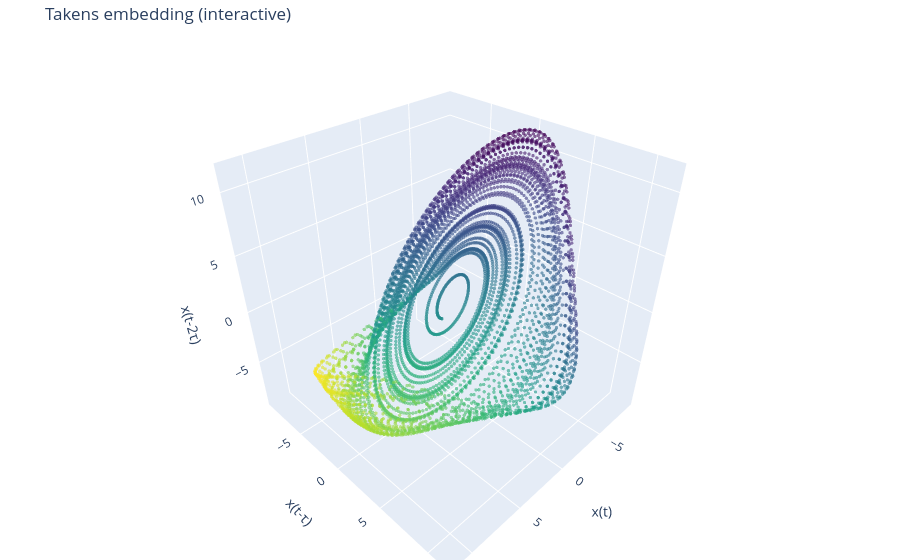

Notebook code for this chart:
### Code cell
plt.figure(figsize=(7,3))
plt.plot(sol.t, ts_ros, lw=0.8)
plt.xlabel("time")
plt.ylabel("x(t)")
plt.title("Scalar observable from Rössler system")
plt.tight_layout()
plt.show()

# Delay embedding for current series x (Rössler in your latest cells)
tau_use = int(tau_rossler) if "tau_rossler" in globals() else int(tau)
m_use = int(np.where(fnn_rossler < threshold)[0][0] + 1) if "fnn_rossler" in globals() else 3

Y_emb = delay_embedding(ts_ros, tau=tau_use, m=m_use)
Y2_rossler = delay_embedding(ts_ros, tau=tau_use, m=2)
Y3_rossler = delay_embedding(ts_ros, tau=tau_use, m=3)

print(f"Using tau = {tau_use}, m = {m_use}")
print("Embedded shape:", Y_emb.shape)
print("First 5 embedded vectors:\n", Y_emb[:5])

# 2D embedding
plt.figure(figsize=(5, 4))
plt.scatter(Y2_rossler[:, 0], Y2_rossler[:, 1], s=2, alpha=0.6)
plt.xlabel("x(t)")
plt.ylabel(f"x(t+{tau_use})")
plt.title(f"Rössler delay embedding (2D, τ={tau_use})")
plt.tight_layout()
plt.show()

# 3D embedding
fig = plt.figure(figsize=(6, 5))
ax = fig.add_subplot(111, projection="3d")
ax.scatter(Y3_rossler[:, 0], Y3_rossler[:, 1], Y3_rossler[:, 2], s=1, alpha=0.6)
ax.set_xlabel("x(t)")
ax.set_ylabel(f"x(t+{tau_use})")
ax.set_zlabel(f"x(t+{2*tau_use})")
ax.set_title(f"Rössler delay embedding (3D, τ={tau_use})")
plt.tight_layout()
plt.show()

fig = go.Figure(
    data=[
        go.Scatter3d(
            x=Y3_rossler[:, 0],
            y=Y3_rossler[:, 1],
            z=Y3_rossler[:, 2],
            mode="markers",
            marker=dict(
                size=2,
                color=Y3_rossler[:, 0],  # optional coloring
                colorscale="Viridis",
                opacity=0.6,
            ),
        )
    ]
)

fig.update_layout(
    scene=dict(
        xaxis_title='x(t)',
        yaxis_title='x(t-τ)',
        zaxis_title='x(t-2τ)'
    ),
    title='Takens embedding (interactive)',
    margin=dict(l=0, r=0, b=0, t=40)
)

fig.show()

### Figure 1 — Plotly figure (JSON) as saved in the notebook; plotly's stock layout.template omitted (floating-point values rounded to 4 significant figures; data arrays with more than 128 entries replaced by an {"elided": "..."} marker saying what was removed)
{"data": [{"marker": {"color": {"elided": "5946 float values"}, "colorscale": [[0, "#440154"], [0.1111, "#482878"], [0.2222, "#3e4989"], [0.3333, "#31688e"], [0.4444, "#26828e"], [0.5556, "#1f9e89"], [0.6667, "#35b779"], [0.7778, "#6ece58"], [0.8889, "#b5de2b"], [1, "#fde725"]], "opacity": 0.6, "size": 2}, "mode": "markers", "type": "scatter3d", "x": {"elided": "5946 float values"}, "y": {"elided": "5946 float values"}, "z": {"elided": "5946 float values"}}], "layout": {"margin": {"b": 0, "l": 0, "r": 0, "t": 40}, "scene": {"xaxis": {"title": {"text": "x(t)"}}, "yaxis": {"title": {"text": "x(t-τ)"}}, "zaxis": {"title": {"text": "x(t-2τ)"}}}, "title": {"text": "Takens embedding (interactive)"}}}
